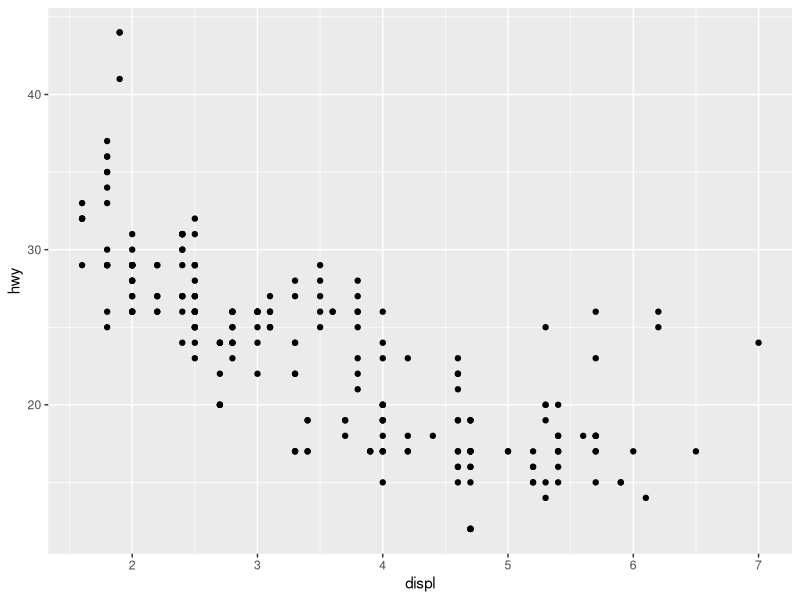

Generate this figure with R:
library(tidyverse)

# load the mpg dataset and create a ggplot from the mpg
mpg
ggplot(data = mpg) +
    geom_point(mapping = aes (x = displ, y = hwy))




